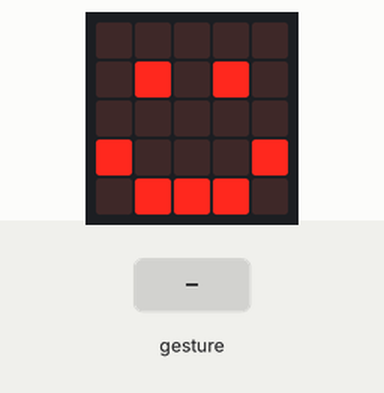
This program was run on a simulated BBC micro:bit (MakeCode). On the bench: the board's 5×5 LED display. Inputs (shaded band) come from the test bench. A tilt is held for 1.5 s and a shake lasts 1 s, then the board lies face up again.

Above: at 1.2 s.
1.3 s: gesture 'logo up'
At 2.6 s:
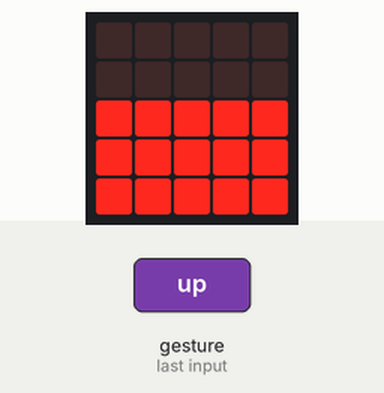
4.3 s: gesture 'logo down'
At 5.1 s:
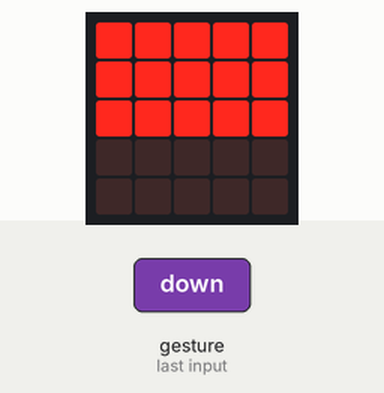
7.3 s: gesture 'tilt left'
At 8.6 s:
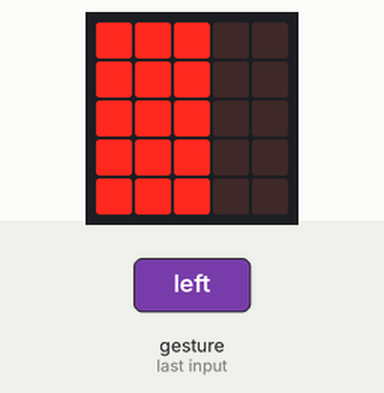
10.3 s: gesture 'shake'
At 10.9 s:
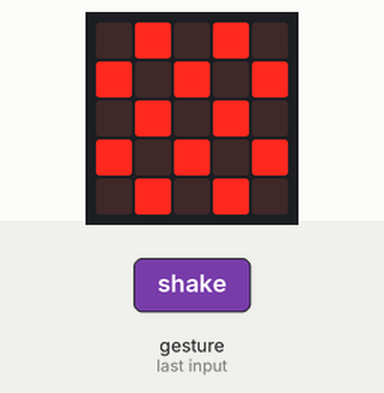
12.9 s: gesture 'tilt right'
At 14.0 s:
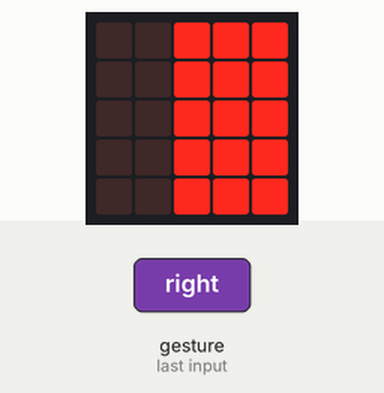
Timing chart, 0 to 15.9 s (numbered marks = the images above; inputs shaded):
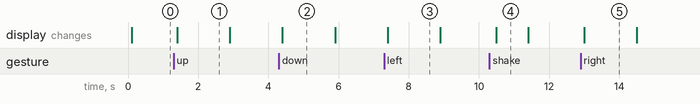

The program:

main.ts
```typescript
input.onGesture(Gesture.LogoUp, function () {
    basic.showLeds(`
        . . . . .
        . . . . .
        # # # # #
        # # # # #
        # # # # #
        `)
})
input.onGesture(Gesture.LogoDown, function () {
    basic.showLeds(`
        # # # # #
        # # # # #
        # # # # #
        . . . . .
        . . . . .
        `)
})
input.onGesture(Gesture.TiltLeft, function () {
    basic.showLeds(`
        # # # . .
        # # # . .
        # # # . .
        # # # . .
        # # # . .
        `)
})
input.onGesture(Gesture.Shake, function () {
    basic.showLeds(`
        . # . # .
        # . # . #
        . # . # .
        # . # . #
        . # . # .
        `)
})
input.onGesture(Gesture.ScreenUp, function () {
    basic.showLeds(`
        . . . . .
        . # . # .
        . . . . .
        # . . . #
        . # # # .
        `)
})
input.onGesture(Gesture.TiltRight, function () {
    basic.showLeds(`
        . . # # #
        . . # # #
        . . # # #
        . . # # #
        . . # # #
        `)
})
```

test.ts
```typescript
// 在這裡測試；當此封包作為擴充功能時，將不會編譯此內容。
```

Measured:
- after the input at 1.3 s, the display: changes after 0.10 s (image 1)
- after the input at 4.3 s, the display: changes after 0.10 s (image 2)
- after the input at 7.3 s, the display: changes after 0.10 s (image 3)
- after the input at 10.3 s, the display: changes after 0.20 s (image 4)
- after the input at 12.9 s, the display: changes after 0.10 s (image 5)
- what the display in image 1 shows lasts 1.5 s, from 1.4 s to 2.9 s
- what the display in image 4 shows lasts 0.9 s, from 10.5 s to 11.4 s
